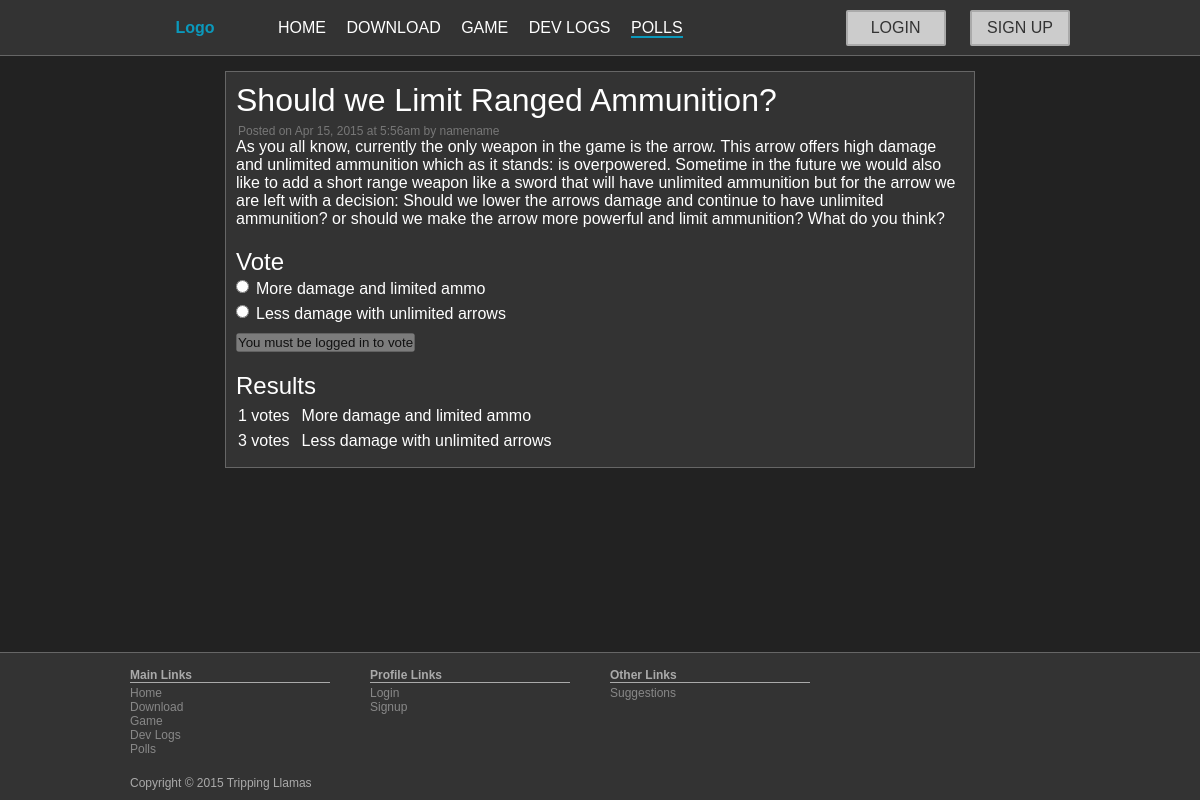
/deathtwoswag/poll.php?id=6, run on the app's committed database.
### tables this page shows
CREATE TABLE IF NOT EXISTS `post` (
`id` int(11) unsigned NOT NULL,
  `author_id` int(11) unsigned NOT NULL,
  `category_id` int(11) unsigned DEFAULT NULL,
  `updated_at` timestamp NOT NULL DEFAULT CURRENT_TIMESTAMP ON UPDATE CURRENT_TIMESTAMP,
  `title` varchar(255) NOT NULL,
  `content` text NOT NULL,
  `summary` text NOT NULL
);

CREATE TABLE IF NOT EXISTS `user` (
`id` int(10) unsigned NOT NULL,
  `user_name` varchar(30) NOT NULL,
  `password` varchar(100) NOT NULL,
  `real_name` varchar(50) NOT NULL,
  `date_created` timestamp NOT NULL DEFAULT CURRENT_TIMESTAMP,
  `website` varchar(255) DEFAULT NULL,
  `bio` text
);

CREATE TABLE IF NOT EXISTS `poll` (
`id` int(11) NOT NULL,
  `option_id` int(11) NOT NULL,
  `post_id` int(11) NOT NULL,
  `option_name` varchar(255) NOT NULL
);

### deathtwoswag/php/init.php (called while the page is built, shortened)
<?php
function is_logged_in()
{
	return isset($_SESSION["user_id"]);
}
?>

### deathtwoswag/poll.php (the view, shortened to what this page needs)
<?php
include_once "php/init.php";
$poll_id = $_GET["id"];
$poll_options = mysql_query("SELECT * FROM poll WHERE id='$poll_id'");
if (mysql_num_rows($poll_options) <= 0)
{
	header("Location: 404.php");
	die();
} else {
	$poll = mysql_fetch_array($poll_options);
	$post_id = $poll["post_id"];
}
$user_pick = null;
$query = mysql_query("SELECT * FROM post WHERE id='$post_id'");
if (mysql_num_rows($query) <= 0)
{
	header("Location: 404.php");
	die();
} else
	$post = mysql_fetch_array($query);
$post_title 			= $post["title"];
$post_content			= $post["content"];
$post_time 				= date('M j, Y', strtotime($post["updated_at"])) . " at ";
$post_time				= $post_time . date('g:ia', strtotime($post["updated_at"]));
$post_author_id 	= $post["author_id"];
$temp_query = mysql_query("SELECT * FROM user WHERE id='$post_author_id'");
if (mysql_num_rows($temp_query) > 0)
	$post_author_name = mysql_fetch_array($temp_query)["real_name"];
else
	$post_author_name = "deleted";
?>
<html lang="en">
<head>
	<link rel="stylesheet" href="css/styles.css" />
	<link rel="stylesheet" href="css/poll.css" />
</head>
<body>
	<?php
	include_once "php/header.php";
	?>
	<main>
		<section id="poll">
			<article>
				<?php
				echo "<h1>$post_title</h1>" , PHP_EOL;
				echo "<div class='signature'>Posted on $post_time by ";
				echo   "<address>$post_author_name</address></div>" , PHP_EOL;
				echo $post_content , PHP_EOL;
				?>
				<div id="vote">
					<h2>Vote</h2>
					<?php
					echo "<form action='poll.php?id=$poll_id' method='POST'>" , PHP_EOL;
						while ($option = mysql_fetch_array($poll_options))
						{
							$option_name = $option["option_name"];
							$option_id   = $option["option_id"];
							$checked     = ($user_pick == $option_id) ? 'checked' : '';
							echo "<input type='radio' name='vote' value='$option_id' $checked/>" , PHP_EOL;
							echo "<label>$option_name</label>" , PHP_EOL;
						}
						if (!is_logged_in())
							echo "<input type='submit' value='You must be logged in to vote' disabled />" , PHP_EOL;
						else
							echo "<input type='submit' value='Cast vote' />" , PHP_EOL;
					echo "</form>";
					?>
				</div>
				<div id="results">
					<h2>Results</h2>
					<table>
						<?php
						while ($option = mysql_fetch_array($poll_options))
						{
							$option_name = $option["option_name"];
							$option_id   = $option["option_id"];
							$votes = mysql_query("SELECT user_id FROM vote
							                      WHERE post_id='$post_id' AND option_id='$option_id'");
							$vote_count  = mysql_num_rows($votes);
							echo "<tr>" , PHP_EOL;
							echo   "<td>$vote_count votes</td>" , PHP_EOL;
							echo   "<td>$option_name</td>" , PHP_EOL;
							echo "</tr>" , PHP_EOL;
						}
						?>
					</table>
				</div>
			</article>
		</section>
	</main>
	<?php
	include_once "php/footer.php";
	?>
</body>
</html>

### deathtwoswag/css/styles.css (style rules this page uses)
* { margin: 0; padding: 0; }
html { box-sizing: border-box; }
*, *:before, *:after { box-sizing: inherit; }
address { color: inherit; display: inline; font-style: inherit; }
* { color: #FFF; }
h1, h2, h3, h4 { font-weight: normal; }
h1 { font-size: 32px; }
h2 { font-size: 24px; }
input, textarea, button { color: #111; }
body { background-color: #222; font-family: 'Arial'; }
main { clear: both; padding: 15px 0 30px 0; margin: 0 auto; overflow: hidden; width: 80%; }

### deathtwoswag/css/poll.css (style rules this page uses)
#poll { float: left; margin-top: 20px; width: 650px; }
#poll > article { background-color: #333; border: 1px solid #666; padding: 10px; }
#poll > article .signature { color: #777; margin: 5px 0 0px 2px; font-size: 12px; }
#vote { margin-top: 10px; overflow: hidden; }
#vote h2 { margin-top: 10px; }
#vote input { float: left; }
#vote input:last-of-type { float: none; margin-top: 5px; }
#vote label { display: block; font-size: 16px; margin: 4px 0 7px 20px; }
#vote label:last-of-type { margin-bottom: 5px; }
#results { margin-top: 10px; }
#results h2 { margin-top: 20px; }
#results table { font-size: 16px; margin-bottom: 5px; }
#results td { padding-top: 5px; }
#results td:first-of-type { padding-right: 10px; }
@media screen and (max-width: 1250px) { #poll { float: none; margin: 0 auto; width: 750px; } }

### data on the page
post: title "Should we Limit Ranged Ammunition?", content "As you all know, currently the only weapon in the game is the arrow. This arrow offers high damage and unlimited ammunition which as it stands: is overpowered. Sometime in the future we would also like to add a short range weapon like a sword that will have unlimited ammunition but for the arrow we are left with a decision: Should we lower the arrows damage and continue to have unlimited ammunition? or should we make the arrow more powerful and limit ammunition? What do you think?"
user: real_name "namename"
poll: option_name "More damage and limited ammo", vote_count "1"
poll: option_name "Less damage with unlimited arrows", vote_count "3"

### other printed values
$post_time "Apr 15, 2015 at 5:56am"
